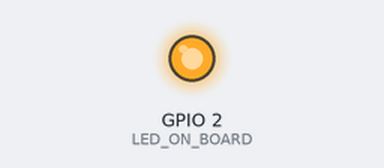
This program was run on a simulated ESP32. Shown: output pins drawn as LEDs (lit = HIGH). WiFi joins after 1.5 s; servers stay silent unless stated; what the program prints to the serial monitor is not drawn.

Above: at 2.5 s.
At 5.5 s:
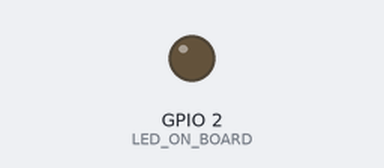
Timing chart, 0 to 9.3 s (numbered marks = the images above):
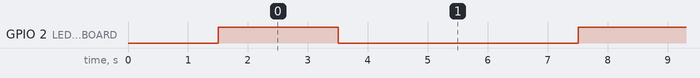

The program:

main.cpp
```cpp
/* Wifi_02.cpp - Connessione alla rete specificata nel file ConfigWifi.h,
   visualizzazione dell'IPv4 assegnato dal DHCP e ping verso un altro ESP32 */
#include <WiFi.h>
#include <ESP32Ping.h>
#include "ConfigWifi.h"

const int LED_ON_BOARD = 2;

// IP dell'altro ESP32 collegato alla stessa rete
IPAddress ipRemoto(192, 168, 5, 254);

// dichiarazione funzioni di servizio

void setup() {
  Serial.begin(115200);
  pinMode(LED_ON_BOARD, OUTPUT);

  // Imposta l'ESP32 in modalità Station
  WiFi.mode(WIFI_STA);

  Serial.println("\nConnessione in corso...");
  WiFi.begin(ssid, password);

  // Attende finché la connessione non è stabilita
  while (WiFi.status() != WL_CONNECTED) {
    delay(500);
    Serial.print(".");
  }

  Serial.println("\nConnesso correttamente!");
  Serial.print("Indirizzo IP locale: ");
  Serial.println(WiFi.localIP());   // Stampa l'IP assegnato dal DHCP

  Serial.print("Ping verso il dispositivo con IP: ");
  Serial.println(ipRemoto);
}

void loop() {
  digitalWrite(LED_ON_BOARD, HIGH);

  Serial.println("\nInvio ping...");
  bool esitoPing = Ping.ping(ipRemoto, 3);

  if (esitoPing) {
    Serial.println("Host raggiungibile.");
    Serial.print("Tempo medio di risposta: ");
    Serial.print(Ping.averageTime());
    Serial.println(" ms");
  } else {
    Serial.println("Host non raggiungibile.");
  }

  delay(1000);
  digitalWrite(LED_ON_BOARD, LOW);
  delay(4000);
}

// definizione funzioni di servizio
```

ConfigWifi.h
```cpp
// Inserisci qui le tue credenziali
const char* ssid = "BancoSperimentale2G";
const char* password = "Galileo19";
```

Measured:
- by itself, GPIO 2 (LED_ON_BOARD): alternates HIGH for 2.0 s and LOW for 4.0 s
